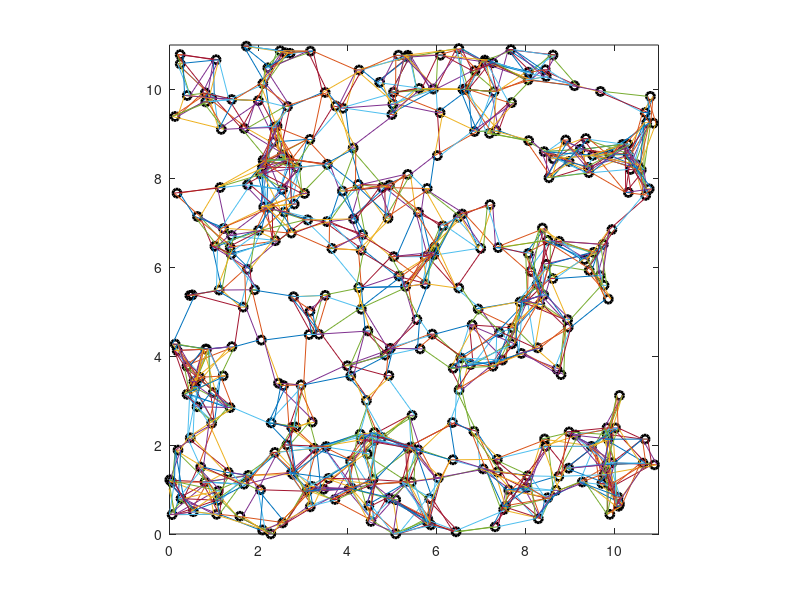

This figure's MATLAB source:
clear
clc
clf


limits = [0 11 0 11];
nNeurons = 350;
xCoords = limits(1)+(limits(2)-limits(1))*rand(nNeurons,1);
yCoords = limits(3)+(limits(4)-limits(3))*rand(nNeurons,1);
coords = [xCoords,yCoords];


nAffect = 6;
refDist = sqrt((limits(2)-limits(1)).^2+(limits(4)-limits(3)).^2);
w = zeros(nNeurons,nNeurons);
for ii = 1:nNeurons
  for jj = 1:nNeurons
    dist = sqrt((coords(jj,1)-coords(ii,1)).^2+(coords(jj,2)-coords(ii,2)).^2);
    relDist = (.04+dist)/refDist;
    if relDist < .07+rand^1*.01
      if sum(w(:,ii)) < rand*nAffect+1
        w(jj,ii) = 1;
      end
    end
  end
end
w = w+diag((~diag(w)-diag(w))); %invert diagonal

retain = [];
for ii = 1:nNeurons
  if sum(w(ii,:)) > 1 && sum(w(:,ii)) > 1
    retain = [retain ii];
  end
end
w = w(retain,retain);
nNeurons = size(w,1);
coords = coords(retain,:);

offset = 0.06;

xPlot = [];
yPlot = [];
wIndex = [];
for ii = 1:nNeurons
  for jj = 1:nNeurons
    if w(ii,jj) == 1  
      xPlot = [xPlot [coords(ii,1)+offset;coords(jj,1)-offset]];
      yPlot = [yPlot [coords(ii,2);coords(jj,2)]];
      wIndex = [wIndex [ii;jj]];
    end
  end
end

plot(coords(:,1),coords(:,2),'ok','linewidth',2)
axis(limits),axis square
hold on
plot(xPlot,yPlot)
axis equal
